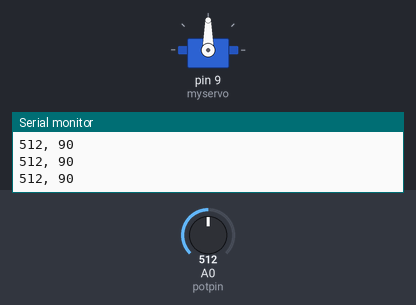
Simulated run of this sketch. Board: Arduino Uno, built with avr-gcc and run on an emulated ATmega328P. Shown: servo, the last lines printed to the serial monitor. The inputs (shaded band) are chosen by the test bench; at power-on: A0 (potpin) = 512.

Above: at 1.2 s.
1.3 s: A0 (potpin) set to 716
At 1.6 s:
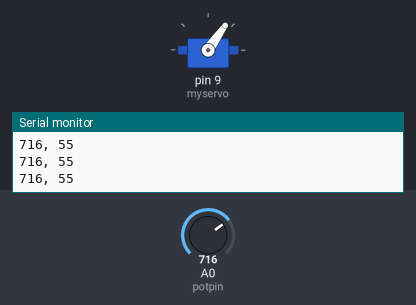
2.8 s: A0 (potpin) set to 900
At 3.7 s:
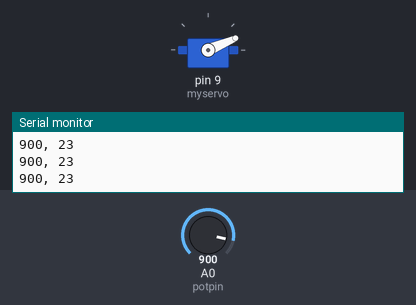
4.3 s: A0 (potpin) set to 1023
At 5.5 s:
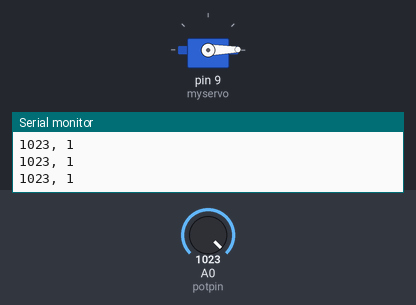
5.8 s: A0 (potpin) set to 306
At 7.0 s:
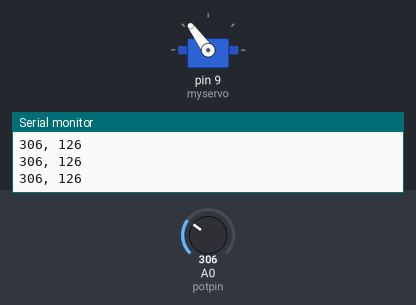
7.3 s: A0 (potpin) set to 122
At 7.6 s:
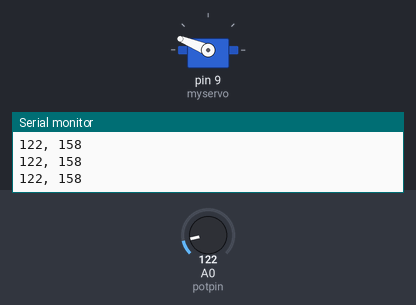
8.8 s: A0 (potpin) set to 0
At 9.6 s:
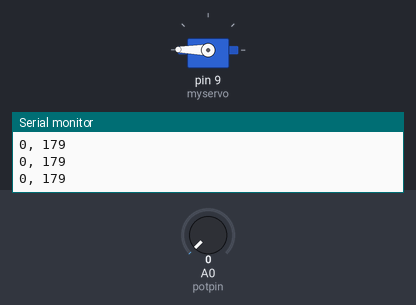
Timing chart, 0 to 11.3 s (numbered marks = the images above; inputs shaded):
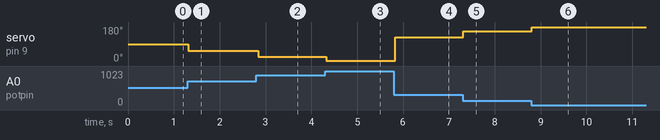

The sketch:

Servo-Knob-Serial.ino
```cpp
/*
 Controlling a servo position using a potentiometer (variable resistor)
 by Michal Rinott <http://people.interaction-ivrea.it/m.rinott>

 modified on 8 Nov 2013
 by Scott Fitzgerald
 http://www.arduino.cc/en/Tutorial/Knob
*/

#include <Servo.h>

Servo myservo;  // create servo object to control a servo

int potpin = A0;  // analog pin used to connect the potentiometer
int prev_angle;

void setup() {
  Serial.begin(115200);

  myservo.attach(9);  // attaches the servo on pin 9 to the servo object
}

void loop() {
  int inp   = analogRead(potpin);            // Read the value of the potentiometer (0..1023)
  int angle = map(inp, 0, 1023, 179, 1);     // scale it to use it with the servo (1..179)
  int diff  = abs(prev_angle - angle);       // Difference

  Serial.print(inp, DEC);
  Serial.print(", ");
  Serial.println(angle, DEC);

  if (diff > 5) {                     // Take out the judder
    myservo.write(angle);             // Set the servo position
    delay(diff * 2);                  // Wait for the servo to get there
    prev_angle = (prev_angle + angle) / 2;
  }

  delay(50);
}
```

Measured:
- after the input at 1.3 s, servo on pin 9 (myservo): 90° → 55° at once
- after the input at 2.8 s, servo on pin 9 (myservo): 55° → 23° at once
- after the input at 4.3 s, servo on pin 9 (myservo): 23° → 1° at once
- after the input at 5.8 s, servo on pin 9 (myservo): 1° → 126° at once
- after the input at 7.3 s, servo on pin 9 (myservo): 126° → 158° at once
- after the input at 8.8 s, servo on pin 9 (myservo): 158° → 179° at once
